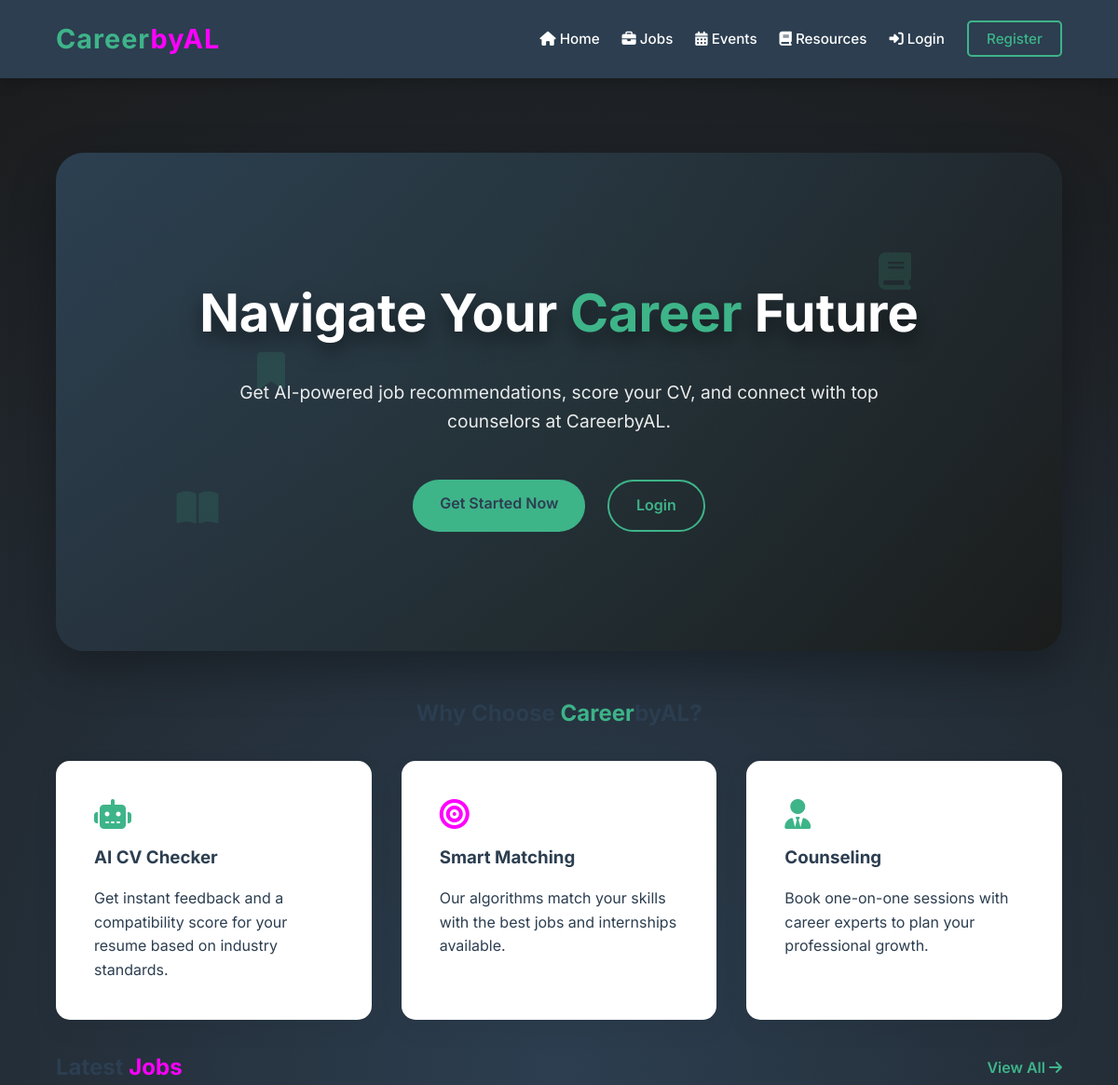
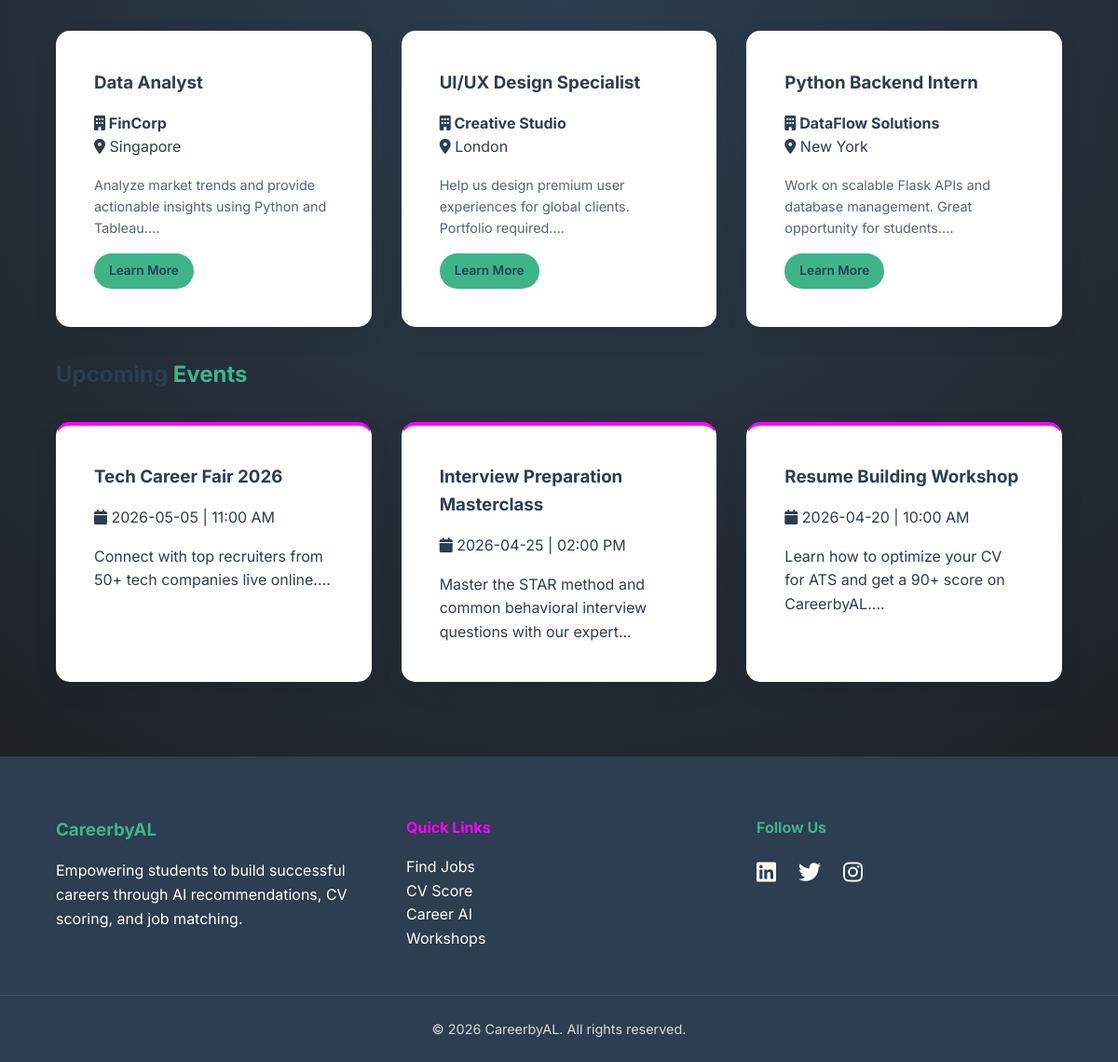
The page / on the database its author committed (2 pictures, top to bottom).
### tables this page shows
CREATE TABLE jobs (
            id INTEGER PRIMARY KEY AUTOINCREMENT,
            title TEXT NOT NULL,
            company TEXT NOT NULL,
            location TEXT,
            description TEXT,
            skills_required TEXT,
            deadline TEXT,
            posted_date TEXT DEFAULT CURRENT_TIMESTAMP
        );

CREATE TABLE events (
            id INTEGER PRIMARY KEY AUTOINCREMENT,
            title TEXT NOT NULL,
            date TEXT,
            time TEXT,
            description TEXT
        );

### app.py (the view, shortened to what this page needs)
@app.route("/")
def home():
    conn = get_db_connection()
    jobs = conn.execute("SELECT * FROM jobs ORDER BY id DESC LIMIT 3").fetchall()
    events = conn.execute("SELECT * FROM events ORDER BY id DESC LIMIT 3").fetchall()
    matched_jobs = []
    conn.close()
    return render_template("index.html", jobs=jobs, events=events, matched_jobs=matched_jobs[:2])

### app.py (called while the page is built)
def get_db_connection():
    conn = sqlite3.connect("cms.db")
    conn.row_factory = sqlite3.Row
    return conn

@app.context_processor
def inject_user():
    user = None
    if 'user_id' in session:
        conn = get_db_connection()
        user = conn.execute("SELECT * FROM users WHERE id = ?", (session['user_id'],)).fetchone()
        conn.close()
    return dict(user=user)

### templates/index.html (shortened to what this page needs)
{% extends "base.html" %}
{% block content %}
    <section class="hero">
        <i class="fas fa-book floating-book" style="top: 20%; right: 15%; animation-delay: 0s;"></i>
        <i class="fas fa-book-open floating-book" style="bottom: 25%; left: 12%; animation-delay: -3s;"></i>
        <i class="fas fa-bookmark floating-book" style="top: 40%; left: 20%; animation-delay: -6s;"></i>
        <div style="position: relative; z-index: 1; transform: translateZ(50px);">
            <h1 style="text-shadow: 0 10px 20px rgba(0,0,0,0.5);">Navigate Your <span class="mint-text">Career</span> Future</h1>
            <p style="margin-bottom: 3rem;">Get AI-powered job recommendations, score your CV, and connect with top counselors at CareerbyAL.</p>
            <div class="hero-btns">
                {% if not session.get('user_id') %}
                    <a href="/register" class="btn">Get Started Now</a>
                    <a href="/login" class="btn-outline">Login</a>
                {% else %}
                    <a href="/dashboard" class="btn">Go to Dashboard</a>
                {% endif %}
            </div>
        </div>
    </section>
    <section class="section">
        <h2 style="text-align: center; margin-bottom: 2rem;">Why Choose <span class="mint-text">Career</span>byAL?</h2>
        <div class="cards">
            <a href="/cv_checker" class="card clickable-card">
                <i class="fas fa-robot fa-2x" style="color: var(--mint); margin-bottom: 1rem;"></i>
                <h3>AI CV Checker</h3>
                <p>Get instant feedback and a compatibility score for your resume based on industry standards.</p>
            </a>
            <a href="/jobs" class="card clickable-card">
                <i class="fas fa-bullseye fa-2x" style="color: var(--fuchsia); margin-bottom: 1rem;"></i>
                <h3>Smart Matching</h3>
                <p>Our algorithms match your skills with the best jobs and internships available.</p>
            </a>
            <a href="/appointments" class="card clickable-card">
                <i class="fas fa-user-tie fa-2x" style="color: var(--mint); margin-bottom: 1rem;"></i>
                <h3>Counseling</h3>
                <p>Book one-on-one sessions with career experts to plan your professional growth.</p>
            </a>
        </div>
    </section>
    <section class="section">
        <div style="display: flex; justify-content: space-between; align-items: center; margin-bottom: 2rem;">
            <h2>Latest <span class="fuchsia-text">Jobs</span></h2>
            <a href="/jobs" class="mint-text" style="font-weight: 600;">View All <i class="fas fa-arrow-right"></i></a>
        </div>
        <div class="cards">
            {% for job in jobs %}
                <div class="card">
                    <h3>{{ job.title }}</h3>
                    <p><strong><i class="fas fa-building"></i> {{ job.company }}</strong></p>
                    <p><i class="fas fa-map-marker-alt"></i> {{ job.location }}</p>
                    <p style="margin: 1rem 0; font-size: 0.9rem; opacity: 0.8;">{{ job.description[:100] }}...</p>
                    <a href="/jobs" class="btn" style="padding: 0.5rem 1rem; font-size: 0.85rem;">Learn More</a>
                </div>
            {% else %}
                <p>No jobs posted yet. Check back soon!</p>
            {% endfor %}
        </div>
    </section>
    <section class="section">
        <h2 style="margin-bottom: 2rem;">Upcoming <span class="mint-text">Events</span></h2>
        <div class="cards">
            {% for event in events %}
                <div class="card" style="border-top: 4px solid var(--fuchsia);">
                    <h3>{{ event.title }}</h3>
                    <p><i class="fas fa-calendar"></i> {{ event.date }} | {{ event.time }}</p>
                    <p style="margin-top: 1rem;">{{ event.description[:80] }}...</p>
                </div>
            {% else %}
                <p>Stay tuned for workshops and webinars!</p>
            {% endfor %}
        </div>
    </section>
{% endblock %}

### templates/base.html (shortened to what this page needs)
<!DOCTYPE html>
<html lang="en">
<head>
    <link rel="stylesheet" href="https://cdnjs.cloudflare.com/ajax/libs/font-awesome/6.4.0/css/all.min.css">
    <link rel="stylesheet" href="{{ url_for('static', filename='style.css') }}">
</head>
<body>
    <nav class="navbar">
        <div class="nav-container">
            <a href="/" class="logo">
                <span class="mint-text">Career</span><span class="fuchsia-text">byAL</span>
            </a>
            <ul class="nav-links">
                <li><a href="/"><i class="fas fa-home"></i> Home</a></li>
                <li><a href="/jobs"><i class="fas fa-briefcase"></i> Jobs</a></li>
                <li><a href="/events"><i class="fas fa-calendar-alt"></i> Events</a></li>
                <li><a href="/resources"><i class="fas fa-book"></i> Resources</a></li>
                {% if session.get('user_id') %}
                    <li><a href="/dashboard"><i class="fas fa-tachometer-alt"></i> Dashboard</a></li>
                    <li><a href="/profile"><i class="fas fa-user-circle"></i> Profile</a></li>
                    <li><a href="/logout" class="logout-btn"><i class="fas fa-sign-out-alt"></i> Logout</a></li>
                {% elif session.get('admin') %}
                    <li><a href="/admin_dashboard"><i class="fas fa-user-shield"></i> Admin</a></li>
                    <li><a href="/logout" class="logout-btn"><i class="fas fa-sign-out-alt"></i> Logout</a></li>
                {% else %}
                    <li><a href="/login"><i class="fas fa-sign-in-alt"></i> Login</a></li>
                    <li><a href="/register" class="register-btn">Register</a></li>
                {% endif %}
            </ul>
        </div>
    </nav>
    <div class="flash-container">
    </div>
    <main class="content-wrapper">
        <div class="container">
            {% block content %}{% endblock %}
        </div>
    </main>
    <footer class="footer">
        <div class="footer-container">
            <div class="footer-info">
                <h3>CareerbyAL</h3>
                <p>Empowering students to build successful careers through AI recommendations, CV scoring, and job matching.</p>
            </div>
            <div class="footer-links">
                <h4>Quick Links</h4>
                <ul>
                    <li><a href="/jobs">Find Jobs</a></li>
                    <li><a href="/cv_checker">CV Score</a></li>
                    <li><a href="/chatbot">Career AI</a></li>
                    <li><a href="/events">Workshops</a></li>
                </ul>
            </div>
            <div class="footer-social">
                <h4>Follow Us</h4>
                <div class="social-icons">
                    <a href="#"><i class="fab fa-linkedin"></i></a>
                    <a href="#"><i class="fab fa-twitter"></i></a>
                    <a href="#"><i class="fab fa-instagram"></i></a>
                </div>
            </div>
        </div>
        <div class="footer-bottom">
            <p>&copy; 2026 CareerbyAL. All rights reserved.</p>
        </div>
    </footer>
</body>
</html>

### static/style.css (style rules this page uses)
:root { --charcoal: #2c3e50; --mint: #3eb489; --black: #1a1a1a; --fuchsia: #ff00ff; --white: #ffffff; --light-gray: #f4f7f6; --dark-mint: #2e8b57; --glass-bg: rgba(255, 255, 255, 0.1); --glass-border: rgba(255, 255, 255, 0.2); --transition: all 0.3s cubic-bezier(0.4, 0, 0.2, 1); }
* { margin: 0; padding: 0; box-sizing: border-box; }
body { font-family: 'Inter', sans-serif; background: radial-gradient(circle at 50% 50%, #2c3e50, #1a1a1a); color: var(--charcoal); line-height: 1.6; overflow-x: hidden; perspective: 1500px; }
a { text-decoration: none; color: inherit; }
ul { list-style: none; }
.container { width: 90%; max-width: 1200px; margin: 0 auto; }
.navbar { background-color: var(--charcoal); padding: 1.2rem 0; position: sticky; top: 0; z-index: 1000; box-shadow: 0 4px 15px rgba(0, 0, 0, 0.2); }
.nav-container { display: flex; justify-content: space-between; align-items: center; width: 90%; max-width: 1200px; margin: 0 auto; }
.logo { font-size: 1.8rem; font-weight: 700; letter-spacing: 1px; }
.mint-text { color: var(--mint); }
.fuchsia-text { color: var(--fuchsia); }
.nav-links { display: flex; gap: 1.5rem; align-items: center; }
.nav-links li a { color: var(--white); font-weight: 500; font-size: 0.95rem; transition: var(--transition); position: relative; }
.nav-links li a:after { content: ''; position: absolute; width: 0; height: 2px; bottom: -5px; left: 0; background-color: var(--mint); transition: var(--transition); }
.register-btn { border: 2px solid var(--mint); padding: 0.5rem 1.2rem; border-radius: 5px; color: var(--mint) !important; }
.flash-container { padding: 1rem 0; width: 90%; max-width: 1200px; margin: 0 auto; }
.hero { background: linear-gradient(135deg, var(--charcoal) 0%, #1a1a1a 100%); padding: 8rem 2rem; border-radius: 30px; margin: 3rem 0; text-align: center; color: var(--white); position: relative; overflow: hidden; box-shadow: 0 20px 50px rgba(0,0,0,0.3); transform-style: preserve-3d; }
.hero::before { content: ''; position: absolute; width: 200%; height: 200%; background: radial-gradient(circle, rgba(62,180,137,0.05) 0%, transparent 70%); top: -50%; left: -50%; animation: rotateBG 20s linear infinite; z-index: 0; }
.floating-book { position: absolute; font-size: 2.5rem; color: var(--mint); opacity: 0.15; z-index: 0; pointer-events: none; animation: floatBook 8s ease-in-out infinite alternate; }
.hero h1 { font-size: 3.5rem; margin-bottom: 1.5rem; }
.hero p { font-size: 1.2rem; max-width: 700px; margin: 0 auto 2rem; opacity: 0.9; }
.hero-btns { display: flex; justify-content: center; gap: 1.5rem; flex-wrap: wrap; }
.btn { background: var(--mint); color: var(--charcoal); padding: 0.8rem 1.8rem; border-radius: 30px; font-weight: 600; transition: var(--transition); border: none; cursor: pointer; display: inline-block; }
.btn-outline { background: transparent; color: var(--mint); padding: 0.8rem 1.8rem; border-radius: 30px; font-weight: 600; transition: var(--transition); border: 2px solid var(--mint); cursor: pointer; display: inline-block; }
.cards { display: grid; grid-template-columns: repeat(auto-fit, minmax(300px, 1fr)); gap: 2rem; margin: 2rem 0; }
.card { background: var(--white); padding: 2.5rem; border-radius: 15px; box-shadow: 0 10px 30px rgba(0, 0, 0, 0.05); transition: var(--transition); border: 1px solid transparent; }
.clickable-card { cursor: pointer; text-decoration: none; color: inherit; display: block; }
.card h3 { color: var(--charcoal); margin-bottom: 1rem; }
.footer { background: var(--charcoal); color: var(--white); padding: 4rem 0 0; margin-top: 5rem; }
.footer-container { display: grid; grid-template-columns: repeat(auto-fit, minmax(250px, 1fr)); gap: 3rem; width: 90%; max-width: 1200px; margin: 0 auto 3rem; }
.footer-info h3 { color: var(--mint); margin-bottom: 1rem; }
.footer-links h4 { color: var(--fuchsia); margin-bottom: 1rem; }
.footer-social h4 { color: var(--mint); margin-bottom: 1rem; }
.social-icons { display: flex; gap: 1.5rem; }
.social-icons a { font-size: 1.5rem; transition: var(--transition); }
.footer-bottom { text-align: center; padding: 1.5rem; border-top: 1px solid rgba(255, 255, 255, 0.1); font-size: 0.9rem; opacity: 0.8; }

### rows shown on the page
jobs: title "Data Analyst", company "FinCorp", location "Singapore", description "Analyze market trends and provide actionable insights using Python and Tableau."
jobs: title "UI/UX Design Specialist", company "Creative Studio", location "London", description "Help us design premium user experiences for global clients. Portfolio required."
jobs: title "Python Backend Intern", company "DataFlow Solutions", location "New York", description "Work on scalable Flask APIs and database management. Great opportunity for students."
events: title "Tech Career Fair 2026", date "2026-05-05", time "11:00 AM", description "Connect with top recruiters from 50+ tech companies live online."
events: title "Interview Preparation Masterclass", date "2026-04-25", time "02:00 PM", description "Master the STAR method and common behavioral interview questions with our expert"
events: title "Resume Building Workshop", date "2026-04-20", time "10:00 AM", description "Learn how to optimize your CV for ATS and get a 90+ score on CareerbyAL."
